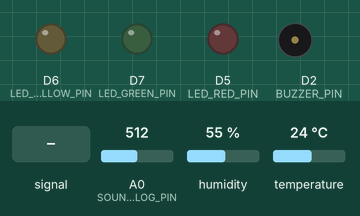
Recording of a sketch running on a simulated ESP8266 (NodeMCU). Shown: output pins drawn as LEDs (lit = HIGH), buzzer (waves = sounding, pin HIGH). Dashed ring = blinking. Inputs (shaded band) come from the test bench; at power-on: humidity 55 %, A0 (SOUND_ANALOG_PIN) = 512, temperature 24 °C. WiFi joins after 1.5 s; servers stay silent unless stated; uploads are accepted with an empty reply; what the sketch prints to the serial monitor is not drawn.

Above: at 5.0 s.
5.1 s: A0 (SOUND_ANALOG_PIN) fed a 200 Hz sine of ±81 counts around its level
At 11.6 s:
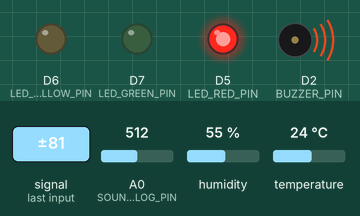
11.9 s: humidity set to 31 %
18.3 s: humidity set to 28 %
At 19.72 s:
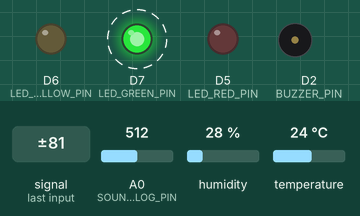
At 20.2 s:
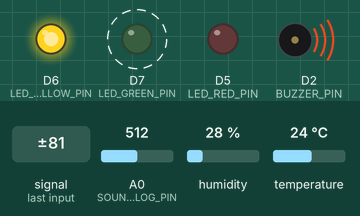
Timing chart, 0 to 25.7 s (numbered marks = the images above; inputs shaded):
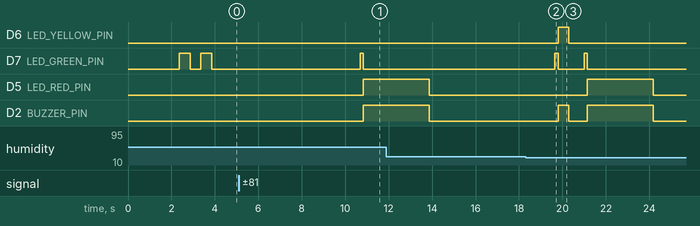

The sketch:

baby_cradle_v5_autocal.ino
```cpp
/**
 * IoT Baby Cradle — ESP8266 NodeMCU
 * Cry detection (sound sensor) + DHT11 monitoring + Laravel API
 *
 * v5 — AUTO-CALIBRATED SOUND THRESHOLD
 *  - Fixes constant "446" false readings by measuring the real
 *    silence baseline at boot instead of using a guessed fixed number
 *  - Cry threshold = baseline + margin (adaptive to YOUR sensor/room)
 *  - Clear serial logging when it goes back to "listening" after a cry
 *  - Everything else identical to v4 (safe pins, DHT interval fix)
 */

#include <ESP8266WiFi.h>
#include <ESP8266HTTPClient.h>
#include <ArduinoJson.h>
#include <DHT.h>

// ─── WiFi credentials ───────────────────────────────
const char* WIFI_SSID     = "VAVA";
const char* WIFI_PASSWORD = "bora@250";

// ─── Server settings ────────────────────────────────
const char* SERVER_HOST   = "http://192.168.137.1:8000";
const char* API_ENDPOINT  = "/api/device-activities";
const char* DEVICE_TOKEN  = "dd332414-fed9-46c7-9cf4-f5a5c9c1ef17";

// ─── Pin definitions (all boot-safe — no D0/D3/D4/D8) ──
#define SOUND_ANALOG_PIN  A0
#define DHT_PIN           D1   // GPIO5
#define DHT_TYPE          DHT11
#define BUZZER_PIN        D2   // GPIO4
#define LED_RED_PIN       D5   // GPIO14
#define LED_YELLOW_PIN    D6   // GPIO12
#define LED_GREEN_PIN     D7   // GPIO13

// ─── Calibration settings ───────────────────────────
const int   CAL_SAMPLES   = 200;   // number of readings taken at boot
const int   CAL_DELAY_MS  = 10;    // spacing between samples (~2s total)
const int   CRY_MARGIN    = 2;   // how far above baseline counts as a cry
                                    // increase if still too sensitive,
                                    // decrease if it misses real cries

int   soundBaseline  = 0;          // measured "silence" level
int   CRY_THRESHOLD  = 0;          // computed = baseline + CRY_MARGIN

// ─── DHT thresholds ─────────────────────────────────
const float TEMP_HIGH     = 35.0;
const float TEMP_LOW      = 16.0;
const float HUMID_HIGH    = 80.0;
const float HUMID_LOW     = 30.0;

// ─── Timing constants (ms) ──────────────────────────
const unsigned long CRY_COOLDOWN       = 10000;
const unsigned long DHT_COOLDOWN       = 15000;
const unsigned long DHT_READ_INTERVAL  = 2500;
const unsigned long ALERT_DURATION     = 3000;
const unsigned long WARNING_DURATION   = 500;
const unsigned long SOUND_LOG_INTERVAL = 2000;

// ─── Globals ────────────────────────────────────────
DHT dht(DHT_PIN, DHT_TYPE);

unsigned long lastCryAlert = 0;
unsigned long lastDhtAlert = 0;
unsigned long lastSoundLog = 0;
unsigned long lastDhtRead  = 0;

float lastTemp = NAN;
float lastHum  = NAN;

bool greenLedState = false;
bool wasListening  = true;   // tracks state transitions for logging

enum IndicatorType { IND_NONE, IND_CRY, IND_DHT };
IndicatorType indicatorType   = IND_NONE;
unsigned long indicatorEndsAt = 0;

// ─── Helpers ────────────────────────────────────────
void stopOutputs() {
  digitalWrite(BUZZER_PIN, LOW);
  digitalWrite(LED_RED_PIN, LOW);
  digitalWrite(LED_YELLOW_PIN, LOW);
  indicatorType = IND_NONE;
  Serial.println(F("[Alert] Cleared."));
}

void blinkGreen() {
  greenLedState = true;
  digitalWrite(LED_GREEN_PIN, HIGH);
  delay(150);
  greenLedState = false;
  digitalWrite(LED_GREEN_PIN, LOW);
}

void startIndicator(IndicatorType type, unsigned long durationMs) {
  if (indicatorType == IND_CRY && type == IND_DHT) return;

  indicatorType   = type;
  indicatorEndsAt = millis() + durationMs;

  digitalWrite(LED_RED_PIN,    type == IND_CRY ? HIGH : LOW);
  digitalWrite(LED_YELLOW_PIN, type == IND_DHT ? HIGH : LOW);
  digitalWrite(BUZZER_PIN, HIGH);

  if (type == IND_CRY) {
    Serial.println(F("[Output] Alert ON (red LED + buzzer)"));
  } else {
    Serial.println(F("[Output] Warning ON (yellow LED + buzzer)"));
  }
}

void updateIndicator(unsigned long now) {
  if (indicatorType != IND_NONE && now >= indicatorEndsAt) {
    stopOutputs();
  }
}

bool maybeReadDHT(unsigned long now, float& temp, float& hum) {
  if (now - lastDhtRead < DHT_READ_INTERVAL) return false;
  lastDhtRead = now;

  float t = dht.readTemperature();
  float h = dht.readHumidity();

  if (isnan(t) || isnan(h)) {
    Serial.println(F("[DHT] Read failed (NaN) — check wiring/pin/power."));
    return false;
  }

  lastTemp = t;
  lastHum  = h;
  temp = t;
  hum  = h;
  return true;
}

bool postActivity(const char* eventType, const String& payload) {
  if (WiFi.status() != WL_CONNECTED) {
    Serial.println(F("[HTTP] Skipped — WiFi not connected"));
    return false;
  }

  WiFiClient client;
  HTTPClient http;
  String url = String(SERVER_HOST) + String(API_ENDPOINT);

  if (!http.begin(client, url)) {
    Serial.println(F("[HTTP] begin() failed"));
    return false;
  }

  http.addHeader("Content-Type", "application/json");
  http.addHeader("Accept", "application/json");

  StaticJsonDocument<512> doc;
  doc["device_token"] = DEVICE_TOKEN;
  doc["event_type"]   = eventType;
  doc["payload"]      = payload;

  String body;
  serializeJson(doc, body);

  int httpCode = http.POST(body);

  if (httpCode > 0) {
    Serial.printf("[HTTP] Status: %d\n", httpCode);
    Serial.println(http.getString());
  } else {
    Serial.printf("[HTTP] Failed: %d (%s)\n", httpCode, http.errorToString(httpCode).c_str());
  }

  http.end();
  return (httpCode >= 200 && httpCode < 300);
}

String buildDhtPayload(float temp, float hum, bool tempAlert, bool humidAlert) {
  StaticJsonDocument<128> doc;
  doc["temperature"] = temp;
  doc["humidity"]    = hum;
  doc["temp_alert"]  = tempAlert;
  doc["humid_alert"] = humidAlert;
  String payload;
  serializeJson(doc, payload);
  return payload;
}

void connectWiFi() {
  Serial.print(F("[WiFi] Connecting to "));
  Serial.println(WIFI_SSID);

  WiFi.mode(WIFI_STA);
  WiFi.begin(WIFI_SSID, WIFI_PASSWORD);
  unsigned long start = millis();
  while (WiFi.status() != WL_CONNECTED && millis() - start < 20000) {
    greenLedState = !greenLedState;
    digitalWrite(LED_GREEN_PIN, greenLedState);
    delay(500);
  }
  digitalWrite(LED_GREEN_PIN, LOW);

  if (WiFi.status() == WL_CONNECTED) {
    Serial.print(F("[WiFi] Connected. IP: "));
    Serial.println(WiFi.localIP());
  } else {
    Serial.println(F("[WiFi] Connection failed / timed out."));
  }
}

// Measures the real "silence" noise floor of the sound sensor and
// sets CRY_THRESHOLD relative to it. Keep the room quiet during boot.
void calibrateSound() {
  Serial.println(F("[Calibrate] Measuring silence baseline... keep quiet."));

  long sum = 0;
  int  minVal = 4095, maxVal = 0;

  for (int i = 0; i < CAL_SAMPLES; i++) {
    int v = analogRead(SOUND_ANALOG_PIN);
    sum += v;
    if (v < minVal) minVal = v;
    if (v > maxVal) maxVal = v;
    delay(CAL_DELAY_MS);
  }

  soundBaseline = sum / CAL_SAMPLES;
  CRY_THRESHOLD = soundBaseline + CRY_MARGIN;

  Serial.printf("[Calibrate] Baseline avg=%d  min=%d  max=%d\n",
                soundBaseline, minVal, maxVal);
  Serial.printf("[Calibrate] Cry threshold set to %d (baseline + %d)\n",
                CRY_THRESHOLD, CRY_MARGIN);
}

// ─── Setup ──────────────────────────────────────────
void setup() {
  Serial.begin(9600);
  delay(200);
  Serial.println();
  Serial.println(F(">>> RUNNING VERSION 5 -- AUTO-CALIBRATED SOUND <<<"));

  pinMode(BUZZER_PIN, OUTPUT);
  pinMode(LED_RED_PIN, OUTPUT);
  pinMode(LED_YELLOW_PIN, OUTPUT);
  pinMode(LED_GREEN_PIN, OUTPUT);

  stopOutputs();
  calibrateSound();     // <-- establishes real baseline before sensing starts
  dht.begin();
  connectWiFi();
  Serial.println(F("[IoTBabyCradle] Ready. Listening..."));
}

// ─── Main Loop ──────────────────────────────────────
void loop() {
  unsigned long now = millis();
  updateIndicator(now);

  // ── Sound sensor — cry detection ──
  int soundLevel = analogRead(SOUND_ANALOG_PIN);

  if (now - lastSoundLog >= SOUND_LOG_INTERVAL) {
    lastSoundLog = now;
    Serial.printf("[Sound] Level: %d  (threshold: %d)\n", soundLevel, CRY_THRESHOLD);
  }

  bool inCooldown = (now - lastCryAlert < CRY_COOLDOWN);

  if (soundLevel >= CRY_THRESHOLD && !inCooldown) {
    lastCryAlert = now;
    wasListening = false;
    Serial.println(F("[INCIDENT] Cry detected!"));

    StaticJsonDocument<64> doc;
    doc["sound_level"] = soundLevel;
    String payload;
    serializeJson(doc, payload);
    if (postActivity("cry_detected", payload)) blinkGreen();
    startIndicator(IND_CRY, ALERT_DURATION);
  }

  // Announce once when cooldown ends and it's back to normal sensing
  if (!wasListening && !inCooldown) {
    wasListening = true;
    Serial.println(F("[Sound] Reset — back to listening."));
  }

  // ── DHT11 sensor — temperature & humidity (rate-limited internally) ──
  float temperature, humidity;
  if (maybeReadDHT(now, temperature, humidity)) {
    bool tempAlert   = (temperature > TEMP_HIGH || temperature < TEMP_LOW);
    bool humidAlert  = (humidity > HUMID_HIGH || humidity < HUMID_LOW);
    bool dhtIncident = tempAlert || humidAlert;

    Serial.printf("[DHT] Temp: %.1fC  Hum: %.1f%%\n", temperature, humidity);

    if (dhtIncident && (now - lastDhtAlert >= DHT_COOLDOWN)) {
      lastDhtAlert = now;
      Serial.println(F("[INCIDENT] DHT threshold exceeded!"));
      String payload = buildDhtPayload(temperature, humidity, tempAlert, humidAlert);
      if (postActivity("dht", payload)) blinkGreen();
      startIndicator(IND_DHT, WARNING_DURATION);
    }
  }

  if (WiFi.status() != WL_CONNECTED) connectWiFi();
  delay(500);
}
```

Measured:
- the behaviour switches between 30 and 29 % on humidity (found by bisection; images 1 and 2)
- after the input at 5.1 s, D7 (LED_GREEN_PIN): LOW → HIGH after 5.6 s, → LOW 0.15 s later; D5 (LED_RED_PIN), D2 (BUZZER_PIN): LOW → HIGH after 5.7 s
- after the input at 18.3 s, D6 (LED_YELLOW_PIN): LOW → HIGH after 1.5 s, → LOW 0.50 s later; D7 (LED_GREEN_PIN): alternates HIGH for 0.15 s and LOW for 1.2 s, 4 changes in all, then stays LOW, starting after 1.3 s
